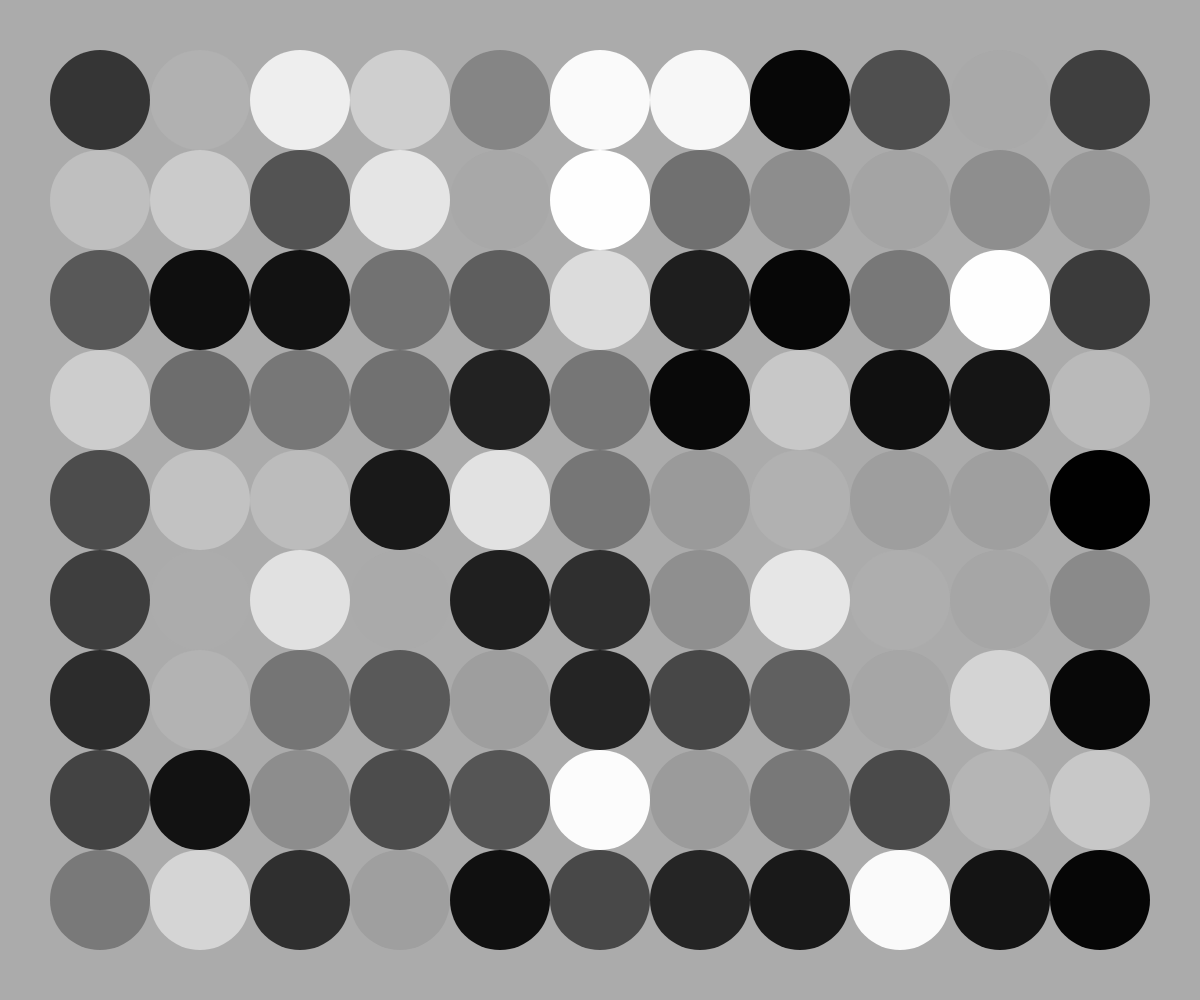
Frame 1 (no input)
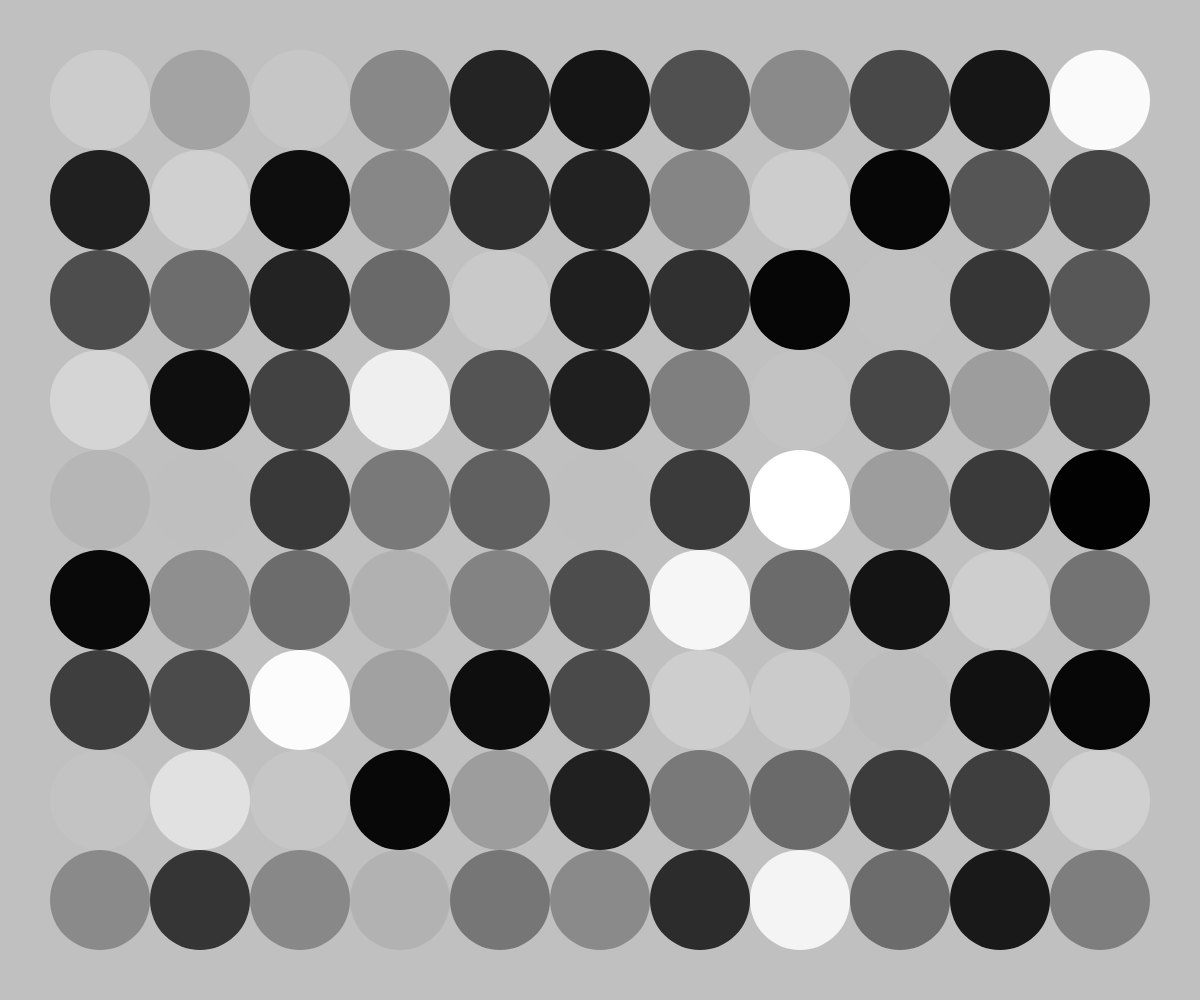
Frame 60 (no input)
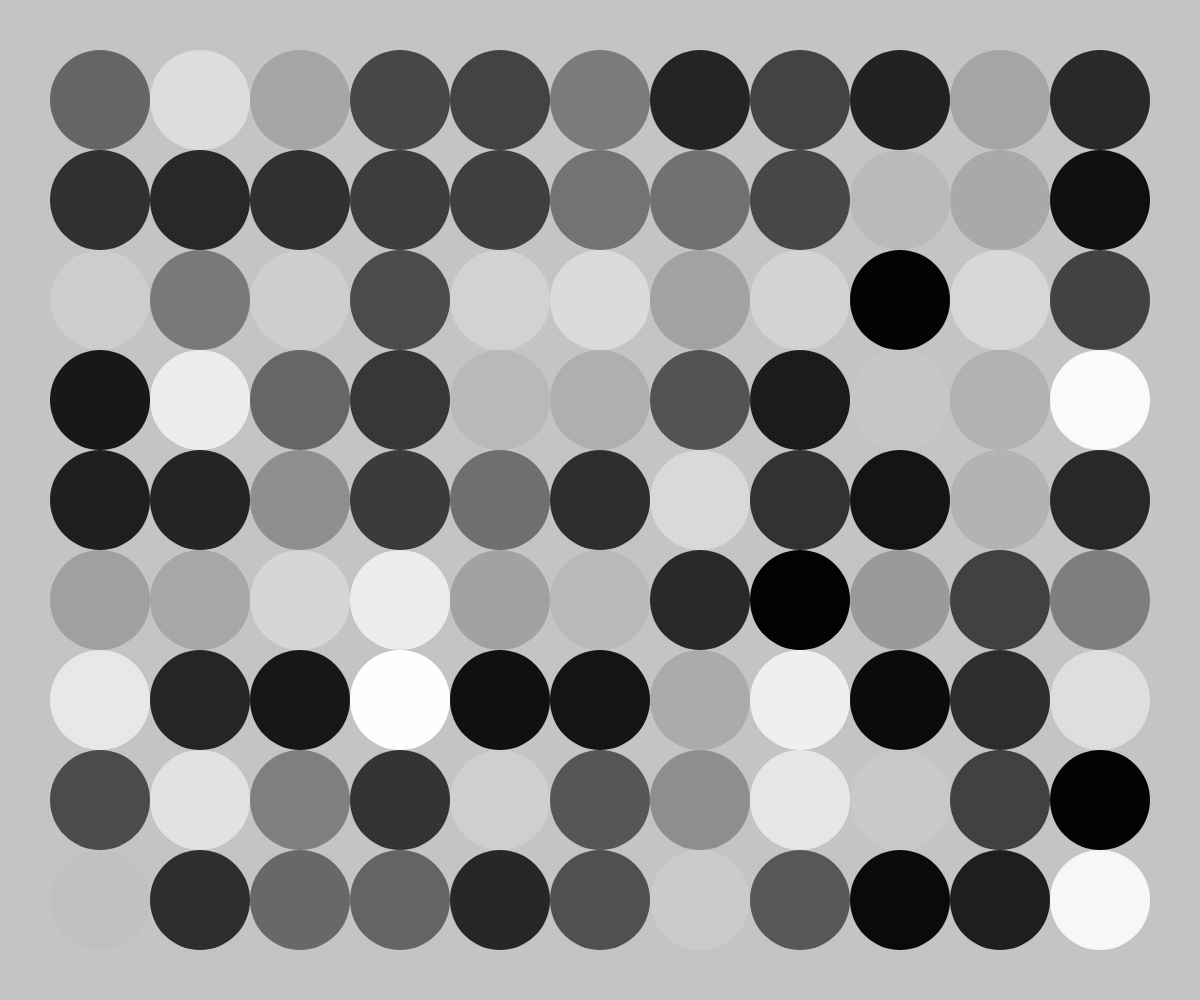
Frame 120 (the mouse pressed at the canvas centre since frame 60)

The p5.js sketch that drew these frames (run headless with seeded random() and noise() and a simulated clock; from frame 60 on, the mouse is pressed at the canvas centre):

// p5.js sketch
// ── sketch.js
let numerito = 1;
// Valor de la retícula
let vReticula = 100;

function setup() {
  // Esto se ejecuta una sola vez
  createCanvas(windowWidth, windowHeight);

  noStroke();
}

function draw() {
  // Se ejecuta 60 veces por segundo

  background(random(100, 200));

  if (mouseX > 20 && mouseX < 100) {
    vReticula = mouseX;
  }
  for (let x = vReticula; x < width; x += vReticula) {
    for (let y = vReticula; y < height; y += vReticula) {
      fill(random(255));
      circle(x, y, vReticula, vReticula * 0.8);
    }
  }
}

// ── style.css
html,
body {
  margin: 0;
  padding: 0;
}

main {
  display: flex;
  height: 100vh;
  align-items: center;
  justify-content: center;
}
